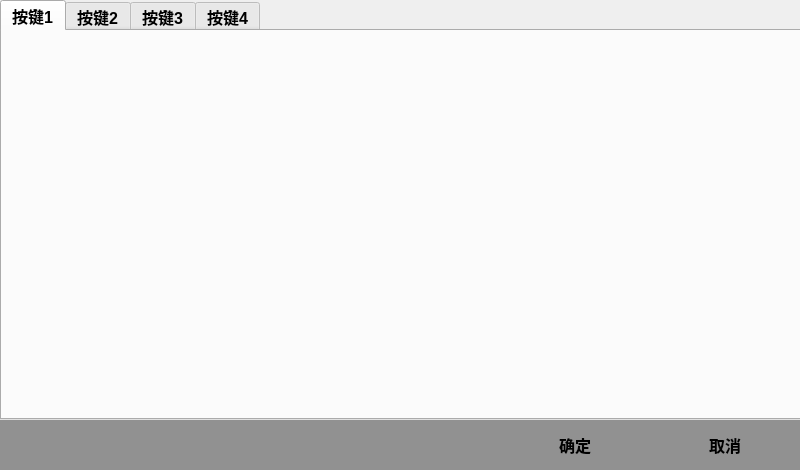
<?xml version="1.0" encoding="UTF-8"?>
<ui version="4.0">
 <class>ProgKeys</class>
 <widget class="QWidget" name="ProgKeys">
  <property name="geometry">
   <rect>
    <x>0</x>
    <y>0</y>
    <width>800</width>
    <height>470</height>
   </rect>
  </property>
  <property name="windowTitle">
   <string>Form</string>
  </property>
  <property name="styleSheet">
   <string notr="true"/>
  </property>
  <widget class="QWidget" name="widget" native="true">
   <property name="geometry">
    <rect>
     <x>0</x>
     <y>420</y>
     <width>800</width>
     <height>50</height>
    </rect>
   </property>
   <property name="styleSheet">
    <string notr="true">background-color: rgb(145, 145, 145);</string>
   </property>
   <widget class="QPushButton" name="btn_ok">
    <property name="geometry">
     <rect>
      <x>500</x>
      <y>0</y>
      <width>150</width>
      <height>50</height>
     </rect>
    </property>
    <property name="font">
     <font>
      <pointsize>12</pointsize>
      <weight>75</weight>
      <bold>true</bold>
     </font>
    </property>
    <property name="text">
     <string>确定</string>
    </property>
    <property name="flat">
     <bool>true</bool>
    </property>
   </widget>
   <widget class="QPushButton" name="btn_cancel">
    <property name="geometry">
     <rect>
      <x>650</x>
      <y>0</y>
      <width>150</width>
      <height>50</height>
     </rect>
    </property>
    <property name="font">
     <font>
      <pointsize>12</pointsize>
      <weight>75</weight>
      <bold>true</bold>
     </font>
    </property>
    <property name="text">
     <string>取消</string>
    </property>
    <property name="flat">
     <bool>true</bool>
    </property>
   </widget>
  </widget>
  <widget class="QTabWidget" name="tabWidget">
   <property name="geometry">
    <rect>
     <x>0</x>
     <y>0</y>
     <width>802</width>
     <height>420</height>
    </rect>
   </property>
   <property name="font">
    <font>
     <pointsize>12</pointsize>
     <weight>75</weight>
     <bold>true</bold>
    </font>
   </property>
   <property name="layoutDirection">
    <enum>Qt::LeftToRight</enum>
   </property>
   <property name="styleSheet">
    <string notr="true"/>
   </property>
   <property name="currentIndex">
    <number>0</number>
   </property>
   <widget class="QWidget" name="ProKey_1">
    <attribute name="title">
     <string>按键1</string>
    </attribute>
   </widget>
   <widget class="QWidget" name="ProKey_2">
    <attribute name="title">
     <string>按键2</string>
    </attribute>
   </widget>
   <widget class="QWidget" name="ProKey_3">
    <attribute name="title">
     <string>按键3</string>
    </attribute>
   </widget>
   <widget class="QWidget" name="ProKey_4">
    <attribute name="title">
     <string>按键4</string>
    </attribute>
   </widget>
  </widget>
 </widget>
 <resources/>
 <connections/>
</ui>
